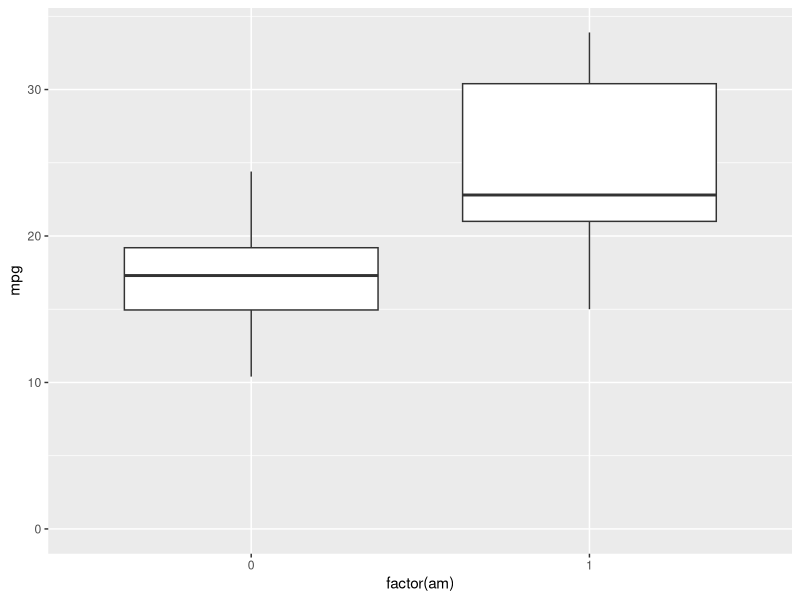
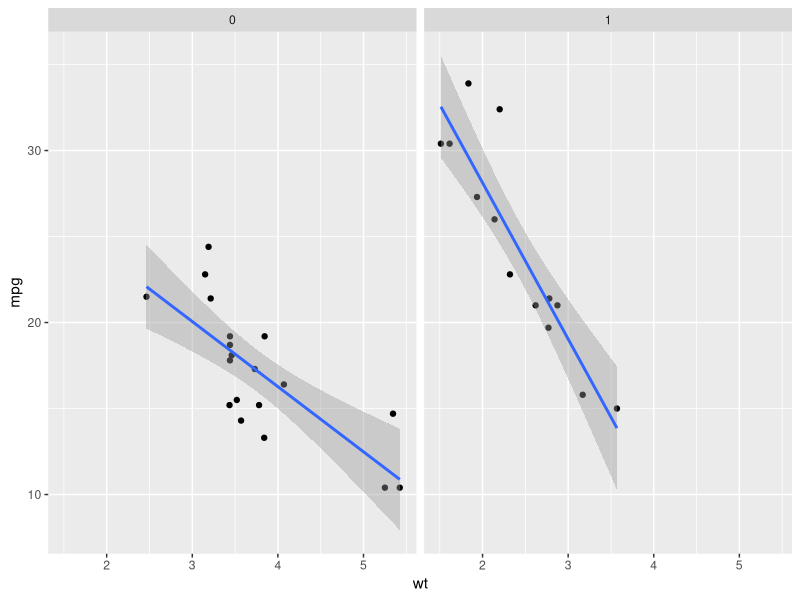
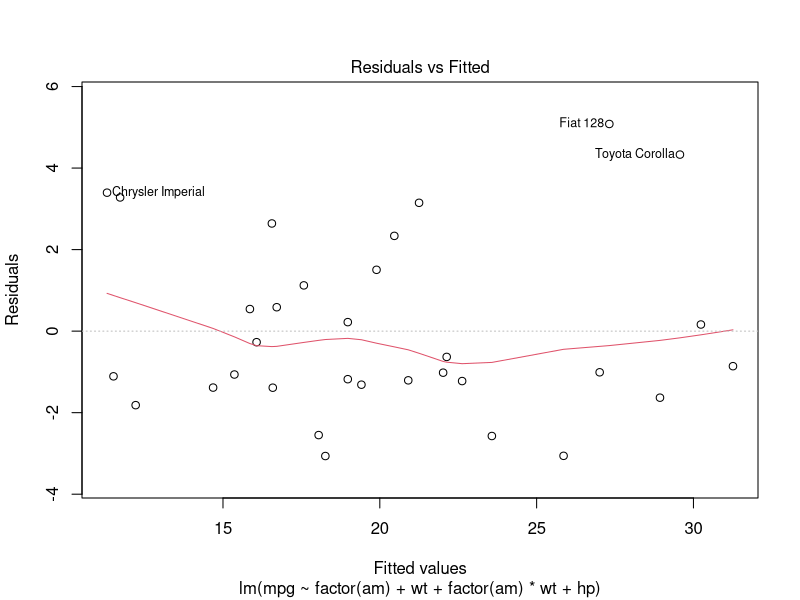
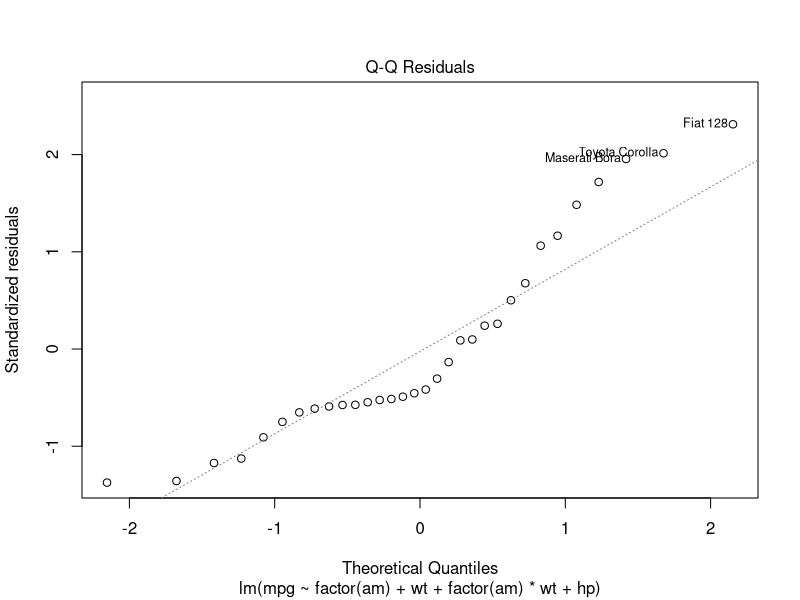
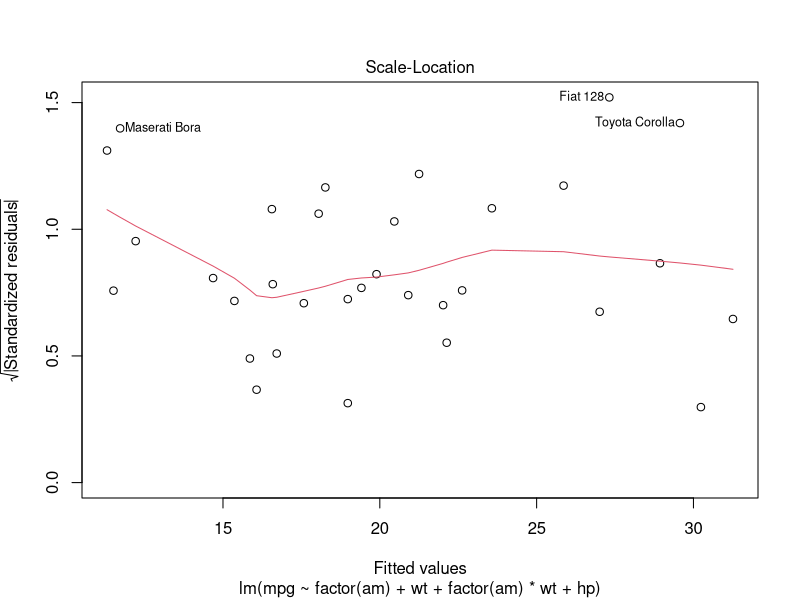
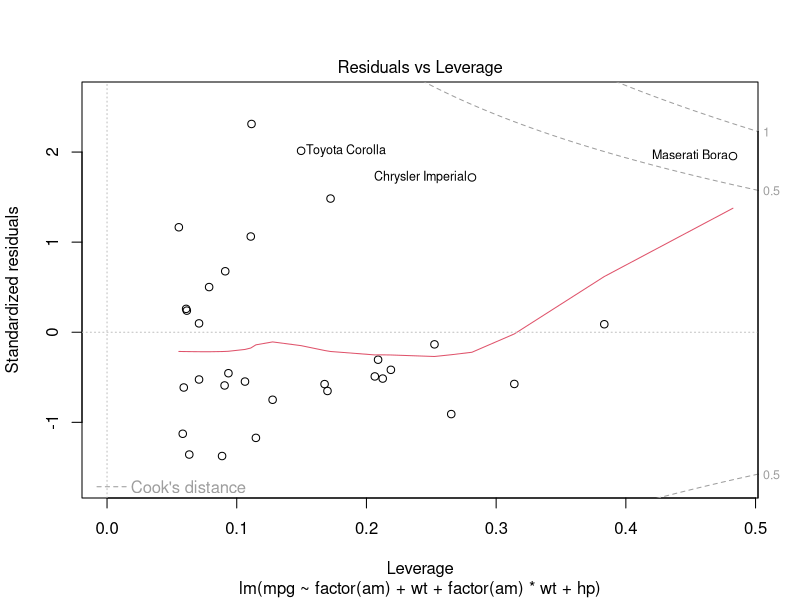

Write the R code that produced these figures, in order.
## ---- chunk 1
data(mtcars)
library(ggplot2); library(broom); library(car); library(dplyr)
mtcars %>% group_by(am) %>% summarize(mean = mean(mpg), sd = sd(mpg)) %>% as.data.frame()
## ---- chunk 2
options(scipen=999) #Turn off scientific notation
fit1 <- lm(mpg ~ factor(am), data = mtcars)
tidy(fit1)
## ---- chunk 3
fit2 <- lm(mpg ~ factor(am) + wt, data = mtcars)
fit3 <- lm(mpg ~ factor(am) + wt + factor(am) * wt, data = mtcars)
fit4 <- lm(mpg ~ factor(am) + wt + factor(am) * wt + hp, data = mtcars)
fit5 <- lm(mpg ~ factor(am) + wt + factor(am) * wt + hp + cyl, data = mtcars)

anovas <- anova(fit1, fit2, fit3, fit4, fit5)
## ---- chunk 4
data.frame(intercept = c(coef(fit1)[1], coef(fit4)[1]), am = c(coef(fit1)[2], 
  coef(fit4)[2]), wt = c(NA, coef(fit4)[3]), hp = c(NA, coef(fit4)[4]), am_wt = c(NA, 
  coef(fit4)[5]), row.names = c("fit1", "fit4"))
## ---- chunk 5
m <- ggplot(mtcars, aes(factor(am), mpg))
m + geom_boxplot() + expand_limits(y = 0)

g <- ggplot(mtcars, aes(wt, mpg))
g + geom_point() + facet_grid(. ~ factor(am)) + geom_smooth(method = "lm")
## ---- chunk 6
anovas
## ---- chunk 7
summary(fit4)
## ---- chunk 8
plot(fit4)
